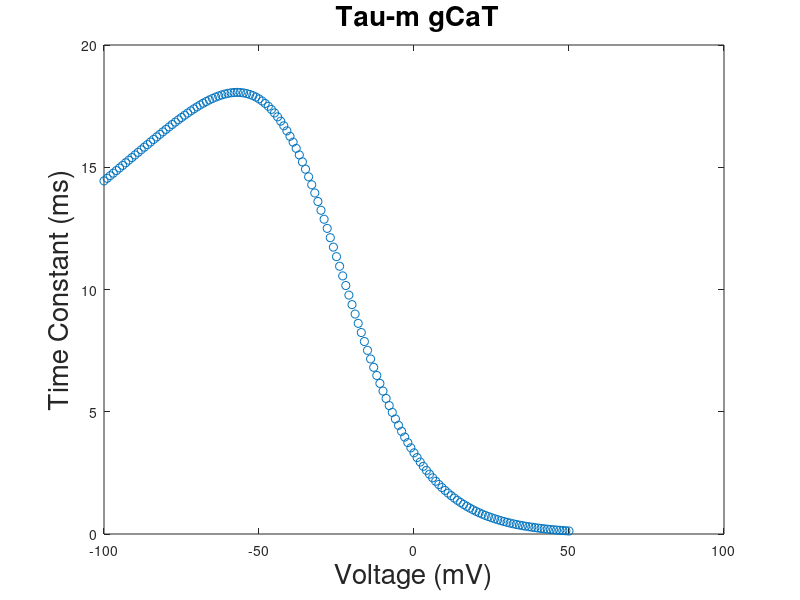
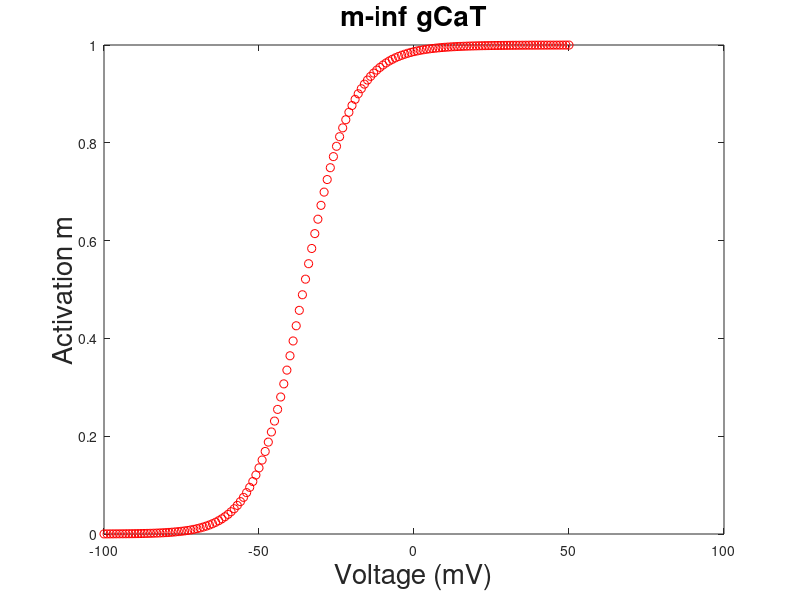
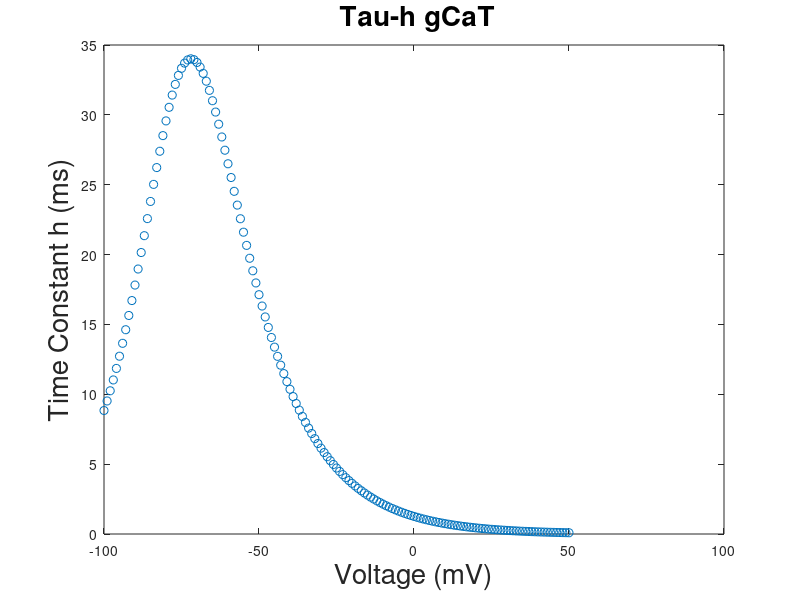
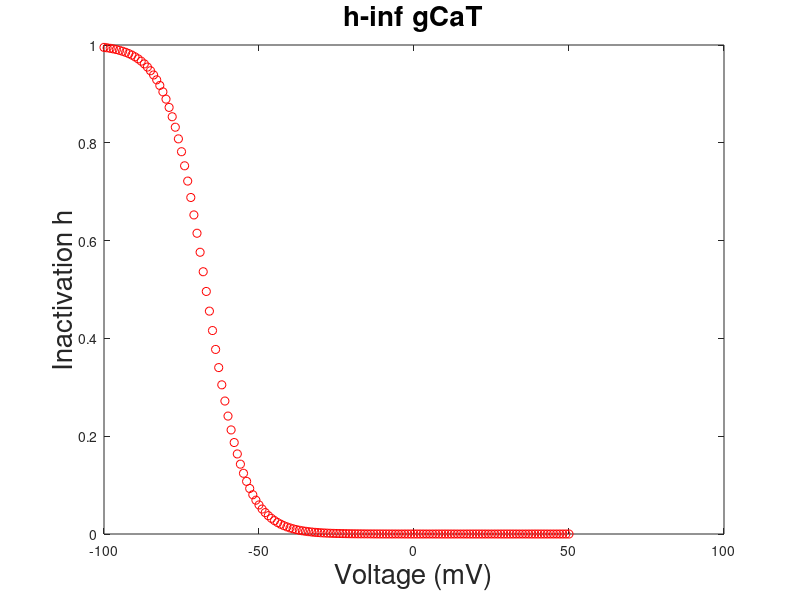

Write MATLAB code to recreate these figures, in order.

%%%%Time Constant of the CaT channel from Hemond et al 2008
clear
    celsius = 25;	
	gcatbar=0.003 ;
	cai = 50.e-6 ;
	cao = 2 ;
	q10 = 5;
	mmin=0.2;
	hmin=10;
	a0h =0.015;
	zetah = 3.5;
	vhalfh = -75;
	gmh=0.6	;
	a0m =0.04;
	zetam = 2;
	vhalfm = -28;
	gmm=0.1	;
    
path='/home/saray/Desktop/taus/';
 mtau2=[];   
V=-100:1:50;
htau3=[];
%mtau1=[];
infm=[];
infh=[];

for i=1:length(V)
    
    v=V(i);

qt=q10^((celsius-25)/10);

alpmt = exp(0.0378*zetam*(v-vhalfm)) ;

betmt = exp(0.0378*zetam*gmm*(v-vhalfm));

mtau = betmt/(qt*a0m*(1+alpmt));

mtau2=[mtau2,mtau];
%mtau1=[mtau1,(1/(alpmt+betmt))];

    a = 0.2*(-1.0*v+19.26)/(exp((-1.0*v+19.26)/10.0)-1.0);
	b = 0.009*exp(-v/22.03);
	minf = a/(a+b);
    infm=[infm,minf];

end


figure
plot(V,mtau2,'o')
xlabel('Voltage (mV)','FontSize',20)
ylabel('Time Constant (ms)','FontSize',20)
title(' Tau-m gCaT','FontSize',20)
saveas(gcf,[path,'ttypetaum'],'jpg');

figure
plot(V,infm,'ro')
xlabel('Voltage (mV)','FontSize',20)
ylabel('Activation m','FontSize',20)
title('m-inf gCaT','FontSize',20)
saveas(gcf,[path,'ttypem'],'jpg');

% % figure
% % plot(V,mtau1,'o')
% % xlabel('Voltage (mV)')
% % ylabel('Time Constant (ms)')

for i=1:length(V)
    
    v=V(i);

alph = exp(0.0378*zetah*(v-vhalfh)); 
beth = exp(0.0378*zetah*gmh*(v-vhalfh)); 
htau = beth/(a0h*(1+alph));
htau3=[htau3,htau];

    a2 = 1.e-6*exp(-v/16.26);
	b2 = 1/(exp((-v+29.79)/10.)+1.);
	hinf = a2/(a2+b2);
    infh=[infh,hinf];
end


figure
plot(V,htau3,'o')
xlabel('Voltage (mV)','FontSize',20)
ylabel('Time Constant h (ms)','FontSize',20)
title(' Tau-h gCaT','FontSize',20)
saveas(gcf,[path,'ttypetauh'],'jpg');

figure
plot(V,infh,'ro')
xlabel('Voltage (mV)','FontSize',20)
ylabel('Inactivation h','FontSize',20)
title('h-inf gCaT','FontSize',20)
saveas(gcf,[path,'ttypeh'],'jpg');



   






